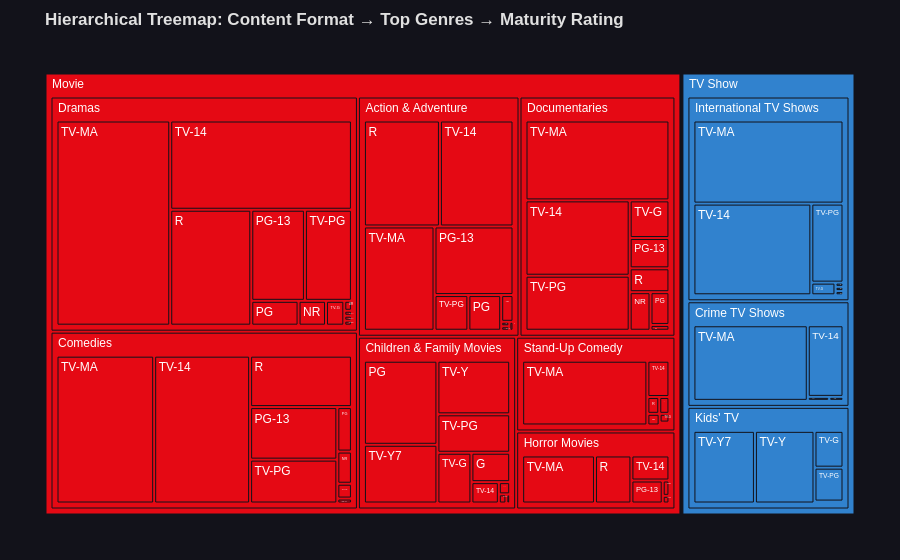

Notebook source saved alongside this figure:
### Markdown cell above
## 10. Categorical Deep Dives
We inspect hierarchical distributions through Treemaps, identify top creators, and rank production volumes across geographic markets.

### Code cell
# Hierarchical Treemap: Type -> Primary Genre -> Maturity Rating
treemap_df = clean_df[clean_df['primary_genre'] != 'Unknown'].copy()
top_genres_filter = treemap_df['primary_genre'].value_counts().head(10).index
treemap_df = treemap_df[treemap_df['primary_genre'].isin(top_genres_filter)]

fig = px.treemap(
    treemap_df,
    path=['type', 'primary_genre', 'rating'],
    title='<b>Hierarchical Treemap: Content Format → Top Genres → Maturity Rating</b>',
    color='type',
    color_discrete_map={'Movie': NETFLIX_RED, 'TV Show': ACCENT_BLUE}
)
fig.update_layout(**PLOTLY_DARK)
fig.show()

### Figure 1 — Plotly figure (JSON) as saved in the notebook; plotly's stock layout.template omitted (floating-point values rounded to 4 significant figures)
{"data": [{"branchvalues": "total", "customdata": [["Movie"], ["Movie"], ["TV Show"], ["Movie"], ["TV Show"], ["Movie"], ["Movie"], ["Movie"], ["Movie"], ["TV Show"], ["TV Show"], ["Movie"], ["Movie"], ["Movie"], ["Movie"], ["Movie"], ["TV Show"], ["Movie"], ["Movie"], ["Movie"], ["TV Show"], ["Movie"], ["Movie"], ["Movie"], ["Movie"], ["Movie"], ["Movie"], ["TV Show"], ["Movie"], ["Movie"], ["Movie"], ["TV Show"], ["TV Show"], ["Movie"], ["Movie"], ["Movie"], ["Movie"], ["TV Show"], ["Movie"], ["Movie"], ["TV Show"], ["Movie"], ["Movie"], ["Movie"], ["Movie"], ["Movie"], ["Movie"], ["Movie"], ["Movie"], ["Movie"], ["Movie"], ["Movie"], ["Movie"], ["Movie"], ["Movie"], ["Movie"], ["TV Show"], ["TV Show"], ["Movie"], ["Movie"], ["Movie"], ["TV Show"], ["Movie"], ["Movie"], ["TV Show"], ["Movie"], ["Movie"], ["TV Show"], ["Movie"], ["Movie"], ["Movie"], ["TV Show"], ["Movie"], ["Movie"], ["TV Show"], ["Movie"], ["TV Show"], ["Movie"], ["Movie"], ["Movie"], ["Movie"], ["Movie"], ["Movie"], ["Movie"], ["Movie"], ["Movie"], ["Movie"], ["TV Show"], ["Movie"], ["Movie"], ["TV Show"], ["Movie"]], "domain": {"x": [0, 1], "y": [0, 1]}, "hovertemplate": "labels=%{label}<br>count=%{value}<br>parent=%{parent}<br>id=%{id}<br>type=%{customdata[0]}<extra></extra>", "ids": ["Movie/Action & Adventure/G", "Movie/Children & Family Movies/TV-PG", "TV Show/International TV Shows/TV-MA", "Movie/Documentaries/TV-MA", "TV Show/Crime TV Shows/TV-MA", "Movie/Comedies/TV-MA", "Movie/Children & Family Movies/TV-MA", "Movie/Comedies/TV-PG", "Movie/Action & Adventure/TV-MA", "TV Show/Kids' TV/TV-G", "TV Show/International TV Shows/TV-G", "Movie", "Movie/Documentaries/TV-G", "Movie/Comedies/TV-G", "Movie/Children & Family Movies/TV-G", "Movie/Stand-Up Comedy/TV-G", "TV Show/Crime TV Shows/TV-PG", "Movie/Documentaries/TV-PG", "Movie/Dramas/TV-PG", "Movie/Stand-Up Comedy", "TV Show/Kids' TV", "Movie/Documentaries", "Movie/Comedies", "Movie/Action & Adventure", "Movie/Dramas/UR", "Movie/Children & Family Movies/TV-Y7-FV", "Movie/Action & Adventure/TV-Y7-FV", "TV Show/Kids' TV/TV-Y7", "Movie/Dramas/TV-Y7", "Movie/Children & Family Movies/TV-Y7", "Movie/Children & Family Movies/TV-Y", "TV Show/Kids' TV/TV-PG", "TV Show/International TV Shows/TV-PG", "Movie/Horror Movies/TV-PG", "Movie/Stand-Up Comedy/TV-14", "Movie/Dramas/TV-14", "Movie/Dramas/TV-G", "TV Show", "Movie/Stand-Up Comedy/NR", "Movie/Horror Movies/NR", "TV Show/Crime TV Shows/TV-14", "Movie/Comedies/PG", "Movie/Documentaries/PG", "Movie/Dramas/PG", "Movie/Action & Adventure/PG-13", "Movie/Children & Family Movies/PG-13", "Movie/Comedies/NR", "Movie/Action & Adventure/NR", "Movie/Comedies/PG-13", "Movie/Documentaries/PG-13", "Movie/Dramas/NC-17", "Movie/Stand-Up Comedy/R", "Movie/Comedies/TV-14", "Movie/Children & Family Movies/TV-14", "Movie/Action & Adventure/TV-14", "Movie/Stand-Up Comedy/PG-13", "TV Show/International TV Shows/R", "TV Show/International TV Shows/NR", "Movie/Action & Adventure/R", "Movie/Documentaries/R", "Movie/Horror Movies", "TV Show/International TV Shows", "Movie/Dramas", "Movie/Children & Family Movies", "TV Show/International TV Shows/TV-Y7", "Movie/Documentaries/G", "Movie/Action & Adventure/UR", "TV Show/Kids' TV/TV-Y7-FV", "Movie/Documentaries/NR", "Movie/Dramas/NR", "Movie/Children & Family Movies/G", "TV Show/Crime TV Shows", "Movie/Comedies/NC-17", "Movie/Documentaries/TV-14", "TV Show/Kids' TV/TV-Y", "Movie/Horror Movies/TV-14", "TV Show/International TV Shows/TV-14", "Movie/Horror Movies/R", "Movie/Dramas/R", "Movie/Comedies/R", "Movie/Horror Movies/PG-13", "Movie/Dramas/PG-13", "Movie/Dramas/TV-MA", "Movie/Horror Movies/TV-MA", "Movie/Stand-Up Comedy/TV-MA", "Movie/Action & Adventure/TV-PG", "Movie/Action & Adventure/PG", "TV Show/Kids' TV/Not Rated", "Movie/Stand-Up Comedy/TV-PG", "Movie/Dramas/Not Rated", "TV Show/Crime TV Shows/TV-Y7", "Movie/Children & Family Movies/PG"], "labels": ["G", "TV-PG", "TV-MA", "TV-MA", "TV-MA", "TV-MA", "TV-MA", "TV-PG", "TV-MA", "TV-G", "TV-G", "Movie", "TV-G", "TV-G", "TV-G", "TV-G", "TV-PG", "TV-PG", "TV-PG", "Stand-Up Comedy", "Kids' TV", "Documentaries", "Comedies", "Action & Adventure", "UR", "TV-Y7-FV", "TV-Y7-FV", "TV-Y7", "TV-Y7", "TV-Y7", "TV-Y", "TV-PG", "TV-PG", "TV-PG", "TV-14", "TV-14", "TV-G", "TV Show", "NR", "NR", "TV-14", "PG", "PG", "PG", "PG-13", "PG-13", "NR", "NR", "PG-13", "PG-13", "NC-17", "R", "TV-14", "TV-14", "TV-14", "PG-13", "R", "NR", "R", "R", "Horror Movies", "International TV Shows", "Dramas", "Children & Family Movies", "TV-Y7", "G", "UR", "TV-Y7-FV", "NR", "NR", "G", "Crime TV Shows", "NC-17", "TV-14", "TV-Y", "TV-14", "TV-14", "R", "R", "R", "PG-13", "PG-13", "TV-MA", "TV-MA", "TV-MA", "TV-PG", "PG", "Not Rated", "TV-PG", "Not Rated", "TV-Y7", "PG"], "marker": {"colors": ["#E50914", "#E50914", "#3182CE", "#E50914", "#3182CE", "#E50914", "#E50914", "#E50914", "#E50914", "#3182CE", "#3182CE", "#E50914", "#E50914", "#E50914", "#E50914", "#E50914", "#3182CE", "#E50914", "#E50914", "#E50914", "#3182CE", "#E50914", "#E50914", "#E50914", "#E50914", "#E50914", "#E50914", "#3182CE", "#E50914", "#E50914", "#E50914", "#3182CE", "#3182CE", "#E50914", "#E50914", "#E50914", "#E50914", "#3182CE", "#E50914", "#E50914", "#3182CE", "#E50914", "#E50914", "#E50914", "#E50914", "#E50914", "#E50914", "#E50914", "#E50914", "#E50914", "#E50914", "#E50914", "#E50914", "#E50914", "#E50914", "#E50914", "#3182CE", "#3182CE", "#E50914", "#E50914", "#E50914", "#3182CE", "#E50914", "#E50914", "#3182CE", "#E50914", "#E50914", "#3182CE", "#E50914", "#E50914", "#E50914", "#3182CE", "#E50914", "#E50914", "#3182CE", "#E50914", "#3182CE", "#E50914", "#E50914", "#E50914", "#E50914", "#E50914", "#E50914", "#E50914", "#E50914", "#E50914", "#E50914", "#3182CE", "#E50914", "#E50914", "#3182CE", "#E50914"]}, "name": "", "parents": ["Movie/Action & Adventure", "Movie/Children & Family Movies", "TV Show/International TV Shows", "Movie/Documentaries", "TV Show/Crime TV Shows", "Movie/Comedies", "Movie/Children & Family Movies", "Movie/Comedies", "Movie/Action & Adventure", "TV Show/Kids' TV", "TV Show/International TV Shows", "", "Movie/Documentaries", "Movie/Comedies", "Movie/Children & Family Movies", "Movie/Stand-Up Comedy", "TV Show/Crime TV Shows", "Movie/Documentaries", "Movie/Dramas", "Movie", "TV Show", "Movie", "Movie", "Movie", "Movie/Dramas", "Movie/Children & Family Movies", "Movie/Action & Adventure", "TV Show/Kids' TV", "Movie/Dramas", "Movie/Children & Family Movies", "Movie/Children & Family Movies", "TV Show/Kids' TV", "TV Show/International TV Shows", "Movie/Horror Movies", "Movie/Stand-Up Comedy", "Movie/Dramas", "Movie/Dramas", "", "Movie/Stand-Up Comedy", "Movie/Horror Movies", "TV Show/Crime TV Shows", "Movie/Comedies", "Movie/Documentaries", "Movie/Dramas", "Movie/Action & Adventure", "Movie/Children & Family Movies", "Movie/Comedies", "Movie/Action & Adventure", "Movie/Comedies", "Movie/Documentaries", "Movie/Dramas", "Movie/Stand-Up Comedy", "Movie/Comedies", "Movie/Children & Family Movies", "Movie/Action & Adventure", "Movie/Stand-Up Comedy", "TV Show/International TV Shows", "TV Show/International TV Shows", "Movie/Action & Adventure", "Movie/Documentaries", "Movie", "TV Show", "Movie", "Movie", "TV Show/International TV Shows", "Movie/Documentaries", "Movie/Action & Adventure", "TV Show/Kids' TV", "Movie/Documentaries", "Movie/Dramas", "Movie/Children & Family Movies", "TV Show", "Movie/Comedies", "Movie/Documentaries", "TV Show/Kids' TV", "Movie/Horror Movies", "TV Show/International TV Shows", "Movie/Horror Movies", "Movie/Dramas", "Movie/Comedies", "Movie/Horror Movies", "Movie/Dramas", "Movie/Dramas", "Movie/Horror Movies", "Movie/Stand-Up Comedy", "Movie/Action & Adventure", "Movie/Action & Adventure", "TV Show/Kids' TV", "Movie/Stand-Up Comedy", "Movie/Dramas", "TV Show/Crime TV Shows", "Movie/Children & Family Movies"], "type": "treemap", "values": [1, 81, 368, 315, 304, 400, 1, 106, 201, 38, 9, 5712, 41, 6, 50, 3, 2, 157, 113, 334, 388, 829, 1210, 859, 2, 4, 1, 159, 1, 125, 113, 35, 75, 2, 28, 428, 12, 1561, 5, 4, 90, 18, 17, 31, 148, 2, 13, 9, 127, 33, 1, 7, 393, 17, 213, 1, 1, 1, 220, 26, 275, 774, 1600, 605, 1, 3, 1, 1, 22, 18, 33, 399, 2, 215, 154, 37, 319, 68, 248, 145, 28, 129, 616, 136, 284, 33, 32, 1, 6, 1, 3, 179]}], "layout": {"font": {"color": "#e0e0e0", "family": "Arial, sans-serif"}, "legend": {"tracegroupgap": 0}, "margin": {"b": 40, "l": 40, "r": 40, "t": 50}, "paper_bgcolor": "#12121a", "plot_bgcolor": "#181824", "title": {"text": "<b>Hierarchical Treemap: Content Format → Top Genres → Maturity Rating</b>"}}}
